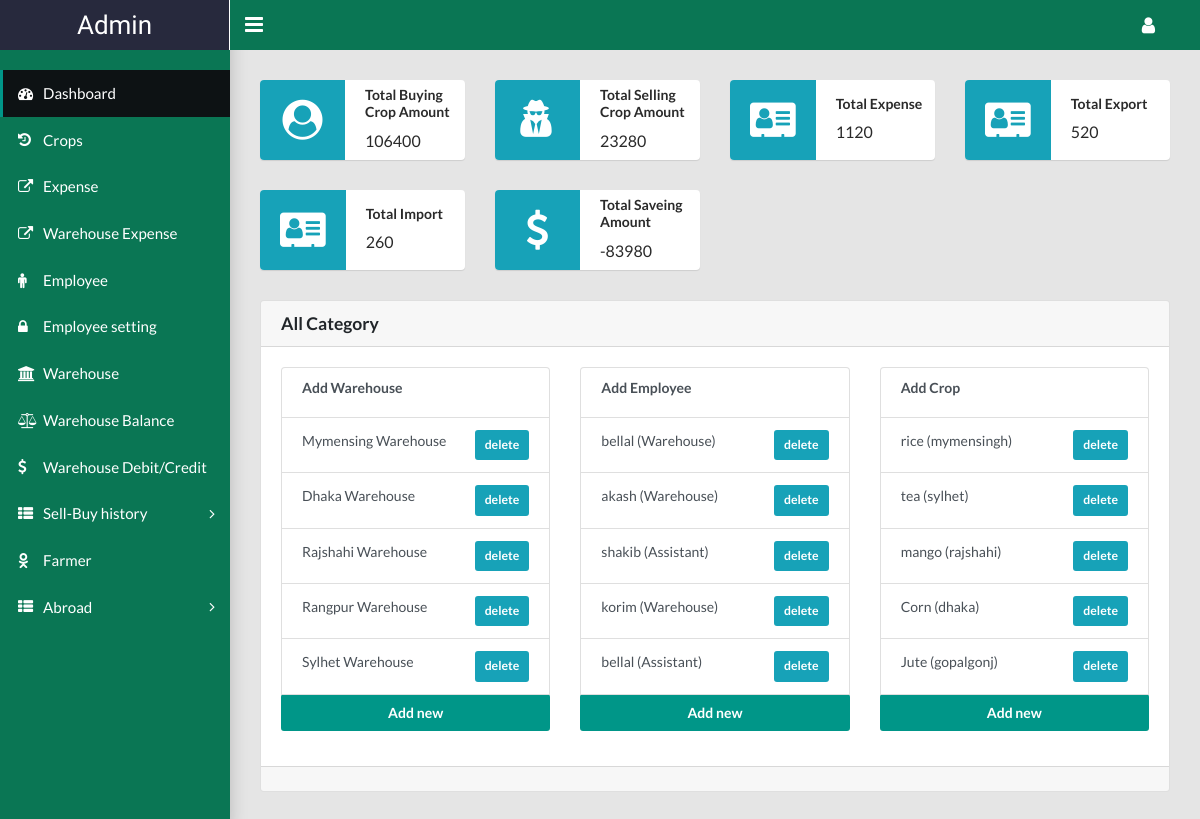
/admin/index.php (signed in), run on the app's committed database.
### tables this page shows
CREATE TABLE `debitprofit` (
  `id` int(11) NOT NULL,
  `totalBuyingCrop` double NOT NULL,
  `totalSellingCrop` double NOT NULL,
  `totalExpense` double NOT NULL,
  `totalExport` double NOT NULL,
  `totalImport` double NOT NULL,
  `totalSaveAmount` double NOT NULL
);

CREATE TABLE `warehouse` (
  `id` int(11) NOT NULL,
  `name` varchar(50) NOT NULL,
  `division` varchar(50) NOT NULL
);

CREATE TABLE `employee` (
  `id` int(11) NOT NULL,
  `username` varchar(50) NOT NULL,
  `password` varchar(50) NOT NULL,
  `workType` int(11) NOT NULL,
  `salary` double NOT NULL,
  `warehouse` varchar(100) NOT NULL,
  `active` int(11) NOT NULL
);

CREATE TABLE `monocrop` (
  `id` int(11) NOT NULL,
  `cropName` varchar(50) NOT NULL,
  `description` text NOT NULL,
  `buyingPrice` double NOT NULL,
  `sellingPrice` double NOT NULL,
  `areaForFamous` varchar(200) NOT NULL,
  `totalAmount` int(11) NOT NULL
);

### lib/Database.php (called while the page is built, shortened)
<?php
Class Database{
		private $host   = "localhost";
	private $user   = "root";
	private $pass   = "";
	private $dbname = "e_agri";
	public $link;
	private function connectDB(){
	$this->link = new mysqli($this->host, $this->user, $this->pass, $this->dbname);
 }
	public function select($query){
		$result = $this->link->query($query) or die($this->link->error.__LINE__);
		if($result->num_rows > 0){
			return $result;
		} else {
			return false;
		}
	}
}

### admin/index.php (the view, shortened to what this page needs)
<?php include './header.php'; ?>
<?php include './side.php'; ?>
<main class="app-content">
    <div class="row">
        <div class="col-md-6 col-lg-3">
            <div class="widget-small info coloured-icon"><i class="icon fa fa-user-circle "></i>
                <div class="info">
                    <h6>Total Buying Crop Amount</h6>
                    <p>
                        <?php
                        $query = "select * from debitprofit";
                        $TotalBalance = $db->select($query);
                        if ($TotalBalance) {
                            $TotalBalance = $TotalBalance->fetch_assoc();
                            echo round($TotalBalance['totalBuyingCrop'], 2);
                        }
                        ?>
                    </p>
                </div>
            </div>
        </div>
        <div class="col-md-6 col-lg-3">
            <div class="widget-small info coloured-icon"><i class="icon fa fa-user-secret "></i>
                <div class="info">
                    <h6>Total Selling Crop Amount</h6>
                    <p>
                        <?php echo round($TotalBalance['totalSellingCrop'], 2);?>
                    </p>
                </div>
            </div>
        </div>
        <div class="col-md-6 col-lg-3">
            <div class="widget-small info coloured-icon"><i class="icon fa fa-vcard "></i>
                <div class="info">
                    <h6>Total Expense</h6>
                    <p>
                       <?php echo round($TotalBalance['totalExpense'], 2);?>
                    </p>
                </div>
            </div>
        </div>
        <div class="col-md-6 col-lg-3">
            <div class="widget-small info coloured-icon"><i class="icon fa fa-vcard "></i>
                <div class="info">
                    <h6>Total Export</h6>
                    <p>
                       <?php echo round($TotalBalance['totalExport'], 2);?>
                    </p>
                </div>
            </div>
        </div>
        <div class="col-md-6 col-lg-3">
            <div class="widget-small info coloured-icon"><i class="icon fa fa-vcard "></i>
                <div class="info">
                    <h6>Total Import</h6>
                    <p>
                       <?php echo round($TotalBalance['totalImport'], 2);?>
                    </p>
                </div>
            </div>
        </div>
        <div class="col-md-6 col-lg-3">
            <div class="widget-small info coloured-icon"><i class="icon fa fa-dollar fa-3x"></i>
                <div class="info">
                    <h6>Total Saveing Amount</h6>
                    <p>
                        <?php echo round($TotalBalance['totalSaveAmount'], 2);?>
                    </p>
                </div>
            </div>
        </div>
    </div>
    <div class="bs-component">
        <div class="card">
            <h5 class="card-header">All  Category</h5>
            <div class="card-body">
                <div class="row">
                    <div class="col-lg-4" style="margin-bottom: 15px;">
                        <div class="bs-component">
                            <div class="list-group">
                                <li class="list-group-item list-group-item-action "><h6>Add Warehouse</h6></li>
                                <?php
                                $query = "SELECT * FROM warehouse LIMIT 5";
                                $result = $db->select($query);
                                if ($result) {
                                    while ($resultt = $result->fetch_assoc()) {
                                        ?>
                                        <li class="list-group-item list-group-item-action" ><?php echo $resultt['name']; ?><a href="indexActionSection.php?warehouseDelete=<?php echo $resultt['id']; ?>" onclick="return confirm('are you sure ?')"class=" btn btn-sm btn-info pull-right">delete</a></li>
                                        <?php
                                    }
                                }
                                ?>
                                <a class="btn btn-primary" href="#" data-toggle="modal" data-target="#add-new-number">Add new</a>
                            </div>
                        </div>
                    </div>
                    <div class="col-lg-4" style="margin-bottom: 15px;">
                        <div class="bs-component">
                            <div class="list-group">
                                <li class="list-group-item list-group-item-action "><h6>Add Employee</h6></li>
                                <?php
                                $query = "SELECT * FROM employee LIMIT 5";
                                $result = $db->select($query);
                                if ($result) {
                                    while ($resultt = $result->fetch_assoc()) {
                                        ?>
                                        <li class="list-group-item list-group-item-action" ><?php echo $resultt['username']; ?> (<?php if($resultt['workType']==1){echo "Warehouse";}else{echo "Assistant";} ?>)<a href="indexActionSection.php?employeeDelete=<?php echo $resultt['id']; ?>" onclick="return confirm('are you sure ?')"class=" btn btn-sm btn-info pull-right">delete</a></li>
                                        <?php
                                    }
                                }
                                ?>
                                <a class="btn btn-primary" href="#" data-toggle="modal" data-target="#add-new-number-rcv">Add new</a>
                            </div>
                        </div>
                    </div>
                    <div class="col-lg-4" style="margin-bottom: 15px;">
                        <div class="bs-component">
                            <div class="list-group">
                                <li class="list-group-item list-group-item-action "><h6>Add Crop</h6></li>
                                <?php
                                $query = "SELECT * FROM monocrop LIMIT 5";
                                $result = $db->select($query);
                                if ($result) {
                                    while ($resultt = $result->fetch_assoc()) {
                                        ?>
                                        <li class="list-group-item list-group-item-action" ><?php echo $resultt['cropName']; ?> (<?php echo $resultt['areaForFamous']; ?>)<a href="indexActionSection.php?cropDelete=<?php echo $resultt['id']; ?>" onclick="return confirm('are you sure ?')"class=" btn btn-sm btn-info pull-right">delete</a></li>
                                        <?php
                                    }
                                }
                                ?>
                                <a class="btn btn-primary" href="#" data-toggle="modal" data-target="#add-new-number-method">Add new</a>
                            </div>
                        </div>
                    </div>
                </div>
            </div>
            <div class="card-footer text-muted"></div>
        </div>
    </div>
</main>
<?php include './footer.php'; ?>

### data on the page
debitprofit: totalBuyingCrop "106400", totalSellingCrop "23280", totalExpense "1120", totalExport "520", totalImport "260", totalSaveAmount "-83980"
warehouse: name "Mymensing Warehouse"
warehouse: name "Dhaka Warehouse"
warehouse: name "Rajshahi Warehouse"
warehouse: name "Rangpur Warehouse"
warehouse: name "Sylhet Warehouse"
employee: username "bellal", workType "Warehouse"
employee: username "akash", workType "Warehouse"
employee: username "shakib", workType "Assistant"
employee: username "korim", workType "Warehouse"
employee: username "bellal", workType "Assistant"
monocrop: cropName "rice", areaForFamous "mymensingh"
monocrop: cropName "tea", areaForFamous "sylhet"
monocrop: cropName "mango", areaForFamous "rajshahi"
monocrop: cropName "Corn", areaForFamous "dhaka"
monocrop: cropName "Jute", areaForFamous "gopalgonj"
